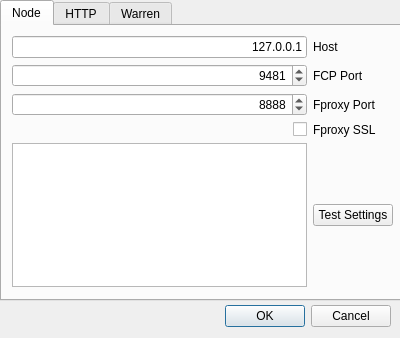
<?xml version="1.0" encoding="UTF-8"?>
<ui version="4.0">
 <class>SettingsDialog</class>
 <widget class="QDialog" name="SettingsDialog">
  <property name="geometry">
   <rect>
    <x>0</x>
    <y>0</y>
    <width>400</width>
    <height>338</height>
   </rect>
  </property>
  <property name="sizePolicy">
   <sizepolicy hsizetype="Fixed" vsizetype="Fixed">
    <horstretch>0</horstretch>
    <verstretch>0</verstretch>
   </sizepolicy>
  </property>
  <property name="minimumSize">
   <size>
    <width>400</width>
    <height>338</height>
   </size>
  </property>
  <property name="maximumSize">
   <size>
    <width>400</width>
    <height>338</height>
   </size>
  </property>
  <property name="contextMenuPolicy">
   <enum>Qt::NoContextMenu</enum>
  </property>
  <property name="windowTitle">
   <string>Settings</string>
  </property>
  <property name="sizeGripEnabled">
   <bool>false</bool>
  </property>
  <widget class="QDialogButtonBox" name="buttonBox">
   <property name="geometry">
    <rect>
     <x>50</x>
     <y>300</y>
     <width>341</width>
     <height>32</height>
    </rect>
   </property>
   <property name="orientation">
    <enum>Qt::Horizontal</enum>
   </property>
   <property name="standardButtons">
    <set>QDialogButtonBox::Cancel|QDialogButtonBox::Ok</set>
   </property>
  </widget>
  <widget class="QTabWidget" name="tabWidget">
   <property name="geometry">
    <rect>
     <x>0</x>
     <y>0</y>
     <width>401</width>
     <height>301</height>
    </rect>
   </property>
   <property name="currentIndex">
    <number>0</number>
   </property>
   <widget class="QWidget" name="node_settings_tab">
    <attribute name="title">
     <string>Node</string>
    </attribute>
    <widget class="QWidget" name="gridLayoutWidget">
     <property name="geometry">
      <rect>
       <x>10</x>
       <y>10</y>
       <width>381</width>
       <height>251</height>
      </rect>
     </property>
     <layout class="QGridLayout" name="gridLayout">
      <item row="0" column="1">
       <widget class="QLineEdit" name="node_host_edit">
        <property name="text">
         <string>127.0.0.1</string>
        </property>
        <property name="alignment">
         <set>Qt::AlignRight|Qt::AlignTrailing|Qt::AlignVCenter</set>
        </property>
       </widget>
      </item>
      <item row="0" column="2">
       <widget class="QLabel" name="node_host_label">
        <property name="text">
         <string>Host</string>
        </property>
       </widget>
      </item>
      <item row="1" column="2">
       <widget class="QLabel" name="node_port_label">
        <property name="text">
         <string>FCP Port</string>
        </property>
       </widget>
      </item>
      <item row="1" column="1">
       <widget class="QSpinBox" name="node_fcp_port_edit">
        <property name="alignment">
         <set>Qt::AlignRight|Qt::AlignTrailing|Qt::AlignVCenter</set>
        </property>
        <property name="minimum">
         <number>1025</number>
        </property>
        <property name="maximum">
         <number>65535</number>
        </property>
        <property name="value">
         <number>9481</number>
        </property>
       </widget>
      </item>
      <item row="4" column="1">
       <widget class="QTextEdit" name="testResultsEdit"/>
      </item>
      <item row="4" column="2">
       <widget class="QPushButton" name="testSettingsButton">
        <property name="text">
         <string>Test Settings</string>
        </property>
       </widget>
      </item>
      <item row="2" column="1">
       <widget class="QSpinBox" name="node_http_port_edit">
        <property name="alignment">
         <set>Qt::AlignRight|Qt::AlignTrailing|Qt::AlignVCenter</set>
        </property>
        <property name="minimum">
         <number>1025</number>
        </property>
        <property name="maximum">
         <number>65535</number>
        </property>
        <property name="value">
         <number>8888</number>
        </property>
       </widget>
      </item>
      <item row="2" column="2">
       <widget class="QLabel" name="fproxy_port_label">
        <property name="text">
         <string>Fproxy Port</string>
        </property>
       </widget>
      </item>
      <item row="3" column="1">
       <widget class="QCheckBox" name="node_use_https">
        <property name="layoutDirection">
         <enum>Qt::RightToLeft</enum>
        </property>
        <property name="text">
         <string/>
        </property>
       </widget>
      </item>
      <item row="3" column="2">
       <widget class="QLabel" name="node_use_https_label">
        <property name="text">
         <string>Fproxy SSL</string>
        </property>
       </widget>
      </item>
     </layout>
    </widget>
   </widget>
   <widget class="QWidget" name="http_settings_tab">
    <attribute name="title">
     <string>HTTP</string>
    </attribute>
    <widget class="QWidget" name="gridLayoutWidget_2">
     <property name="geometry">
      <rect>
       <x>10</x>
       <y>10</y>
       <width>381</width>
       <height>71</height>
      </rect>
     </property>
     <layout class="QGridLayout" name="gridLayout_2">
      <item row="0" column="1">
       <widget class="QLineEdit" name="proxy_host_edit">
        <property name="text">
         <string/>
        </property>
        <property name="alignment">
         <set>Qt::AlignRight|Qt::AlignTrailing|Qt::AlignVCenter</set>
        </property>
       </widget>
      </item>
      <item row="0" column="2">
       <widget class="QLabel" name="proxy_host_label">
        <property name="text">
         <string>Proxy Host</string>
        </property>
       </widget>
      </item>
      <item row="1" column="2">
       <widget class="QLabel" name="proxy_port_label">
        <property name="text">
         <string>Proxy Port</string>
        </property>
       </widget>
      </item>
      <item row="1" column="1">
       <widget class="QSpinBox" name="proxy_port_edit">
        <property name="alignment">
         <set>Qt::AlignRight|Qt::AlignTrailing|Qt::AlignVCenter</set>
        </property>
        <property name="minimum">
         <number>1025</number>
        </property>
        <property name="maximum">
         <number>65535</number>
        </property>
        <property name="value">
         <number>8118</number>
        </property>
       </widget>
      </item>
     </layout>
    </widget>
   </widget>
   <widget class="QWidget" name="warren_settings_tab">
    <attribute name="title">
     <string>Warren</string>
    </attribute>
    <widget class="QWidget" name="gridLayoutWidget_3">
     <property name="geometry">
      <rect>
       <x>10</x>
       <y>10</y>
       <width>371</width>
       <height>181</height>
      </rect>
     </property>
     <layout class="QGridLayout" name="gridLayout_3">
      <item row="0" column="0">
       <widget class="QLabel" name="file_key_type_label">
        <property name="text">
         <string>Insert files with this keytype</string>
        </property>
       </widget>
      </item>
      <item row="1" column="0">
       <widget class="QLabel" name="pastebin_key_type_label">
        <property name="text">
         <string>Insert Pastebin with this keytype</string>
        </property>
       </widget>
      </item>
      <item row="0" column="1">
       <widget class="QComboBox" name="file_key_type_box">
        <property name="layoutDirection">
         <enum>Qt::LeftToRight</enum>
        </property>
       </widget>
      </item>
      <item row="1" column="1">
       <widget class="QComboBox" name="pastebin_key_type_box"/>
      </item>
      <item row="2" column="0">
       <widget class="QLabel" name="browser_command_label">
        <property name="text">
         <string>Browser command
(empty for system default)</string>
        </property>
       </widget>
      </item>
      <item row="2" column="1">
       <widget class="QLineEdit" name="browser_command"/>
      </item>
      <item row="3" column="0">
       <widget class="QLabel" name="max_clipboard_keys_label">
        <property name="text">
         <string>Max freenet keys in menu</string>
        </property>
       </widget>
      </item>
      <item row="3" column="1">
       <widget class="QSpinBox" name="max_clipboard_keys">
        <property name="layoutDirection">
         <enum>Qt::LeftToRight</enum>
        </property>
        <property name="alignment">
         <set>Qt::AlignRight|Qt::AlignTrailing|Qt::AlignVCenter</set>
        </property>
        <property name="minimum">
         <number>1</number>
        </property>
        <property name="value">
         <number>5</number>
        </property>
       </widget>
      </item>
      <item row="4" column="0">
       <widget class="QLabel" name="start_with_on_top_label">
        <property name="text">
         <string>Start with 'Keep on top' active</string>
        </property>
       </widget>
      </item>
      <item row="4" column="1">
       <widget class="QCheckBox" name="start_with_on_top">
        <property name="text">
         <string/>
        </property>
       </widget>
      </item>
     </layout>
    </widget>
   </widget>
  </widget>
 </widget>
 <resources/>
 <connections>
  <connection>
   <sender>buttonBox</sender>
   <signal>accepted()</signal>
   <receiver>SettingsDialog</receiver>
   <slot>accept()</slot>
   <hints>
    <hint type="sourcelabel">
     <x>248</x>
     <y>254</y>
    </hint>
    <hint type="destinationlabel">
     <x>157</x>
     <y>274</y>
    </hint>
   </hints>
  </connection>
  <connection>
   <sender>buttonBox</sender>
   <signal>rejected()</signal>
   <receiver>SettingsDialog</receiver>
   <slot>reject()</slot>
   <hints>
    <hint type="sourcelabel">
     <x>316</x>
     <y>260</y>
    </hint>
    <hint type="destinationlabel">
     <x>286</x>
     <y>274</y>
    </hint>
   </hints>
  </connection>
 </connections>
</ui>
